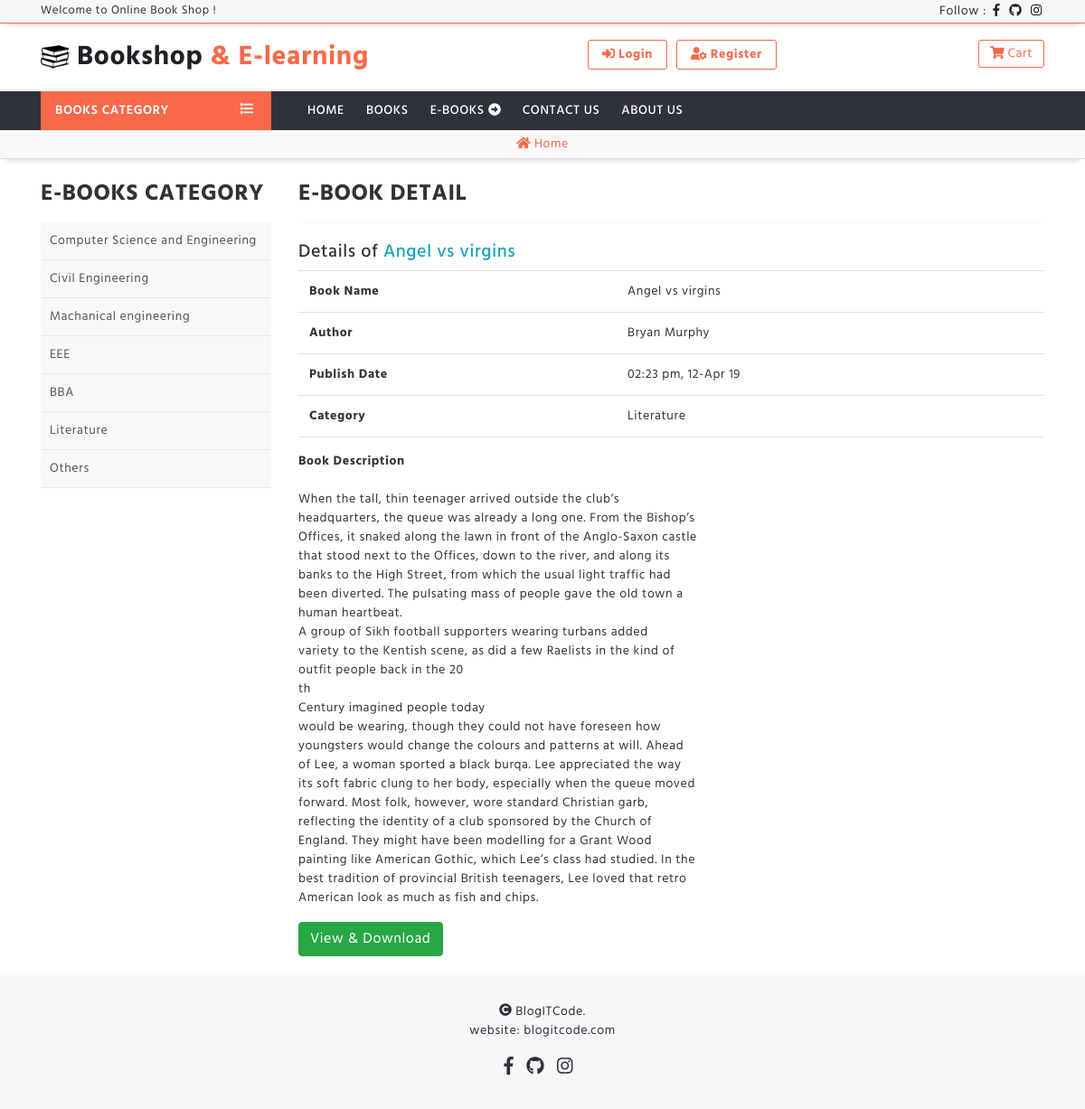
/users/ebook-view/2, run on the app's committed database.
### tables this page shows
CREATE TABLE `category` (
  `id` int NOT NULL,
  `category` varchar(100) NOT NULL,
  `description` text NOT NULL,
  `tag` varchar(100) NOT NULL
);

CREATE TABLE `ebooks` (
  `id` int NOT NULL,
  `ebook_name` varchar(200) NOT NULL,
  `description` text NOT NULL,
  `author` varchar(200) NOT NULL,
  `book_file` varchar(500) NOT NULL,
  `book_image` varchar(500) NOT NULL,
  `categoryId` int NOT NULL,
  `dateTime` timestamp NOT NULL DEFAULT CURRENT_TIMESTAMP
);

### application/controllers/users.php (called while the page is built, shortened)
<?php
class Users extends CI_Controller {
	public function __construct()
	{
		$this->load->library('cart');
	}
	public function ebook_view($id)
	{
		$this->load->model('admin_model');
		$view['category'] = $this->admin_model->get_category();
		$this->load->model('admin_model');
		$view['ebook_detail'] = $this->admin_model->get_ebook_detail($id);
		if($this->admin_model->get_ebook_detail($id))
		{
			$view['user_view'] = "users/ebook_detail";
			$this->load->view('layouts/user_layout', $view);
		}
		else
		{
			$view['user_view'] = "temp/404page";
			$this->load->view('layouts/user_layout', $view);
		}
	}
}

### index.php (called while the page is built, shortened)
<?php
require_once BASEPATH.'core/CodeIgniter.php';

### application/models/admin_model.php (called while the page is built, shortened)
<?php
class admin_model extends CI_Model
{
	public function get_category()
	{
		$query = $this->db->get('category');
		return $query->result();
	}
	public function get_ebook_detail($id)
	{
		$this->db->select('ebooks.*, category.category');
		$this->db->from('ebooks');
		$this->db->join('category', 'ebooks.categoryId = category.id');
		$this->db->where('ebooks.id', $id);
		$query = $this->db->get();
		return $query->row();
	}
}

### application/views/users/ebook_detail.php (the view)
<br>
<div class="row">
  <div class="col-lg-3">
    <div id="table-header">e-books category</div>
    <div class="ebooks-menu">
      <ul>
        <?php foreach($category as $ctg): ?>
        <?php print '<li><a href="'.base_url('users/all_ebooks').'/?ctg='.$ctg->id.'">'.$ctg->category.'</a></li>';?>
        <?php endforeach; ?>
      </ul>
    </div>
  </div>
  <div class="col-lg-9">
	<div class="row">
		<div class="col-lg-12">
			<div id="table-header">E-book Detail</div><br>
			<div><h5>Details of <span class="text-info"><?= strip_tags($ebook_detail->ebook_name) ?></span></h5></div>
			<table class="table">
				<tr>
					<th>Book Name</th>
					<td colspan="1"><?= strip_tags($ebook_detail->ebook_name) ?></td>
				</tr>
				<tr>
					<th>Author</th>
					<td colspan="1"><?= strip_tags($ebook_detail->author) ?></td>
				</tr>
				<tr>
					<th>Publish Date</th>
					<td colspan="1"><?= date('h:i a, d-M y', strtotime(strip_tags($ebook_detail->dateTime))) ?></td>
				</tr>
				<tr class="border-bottom">
					<th>Category</th>
					<td colspan="1"><?= strip_tags($ebook_detail->category) ?></td>
				</tr>
			</table>
			<div><b>Book Description</b></div><br>
			<p><?= nl2br(strip_tags($ebook_detail->description)) ?></p>
			<a href="<?= $ebook_detail->book_file ?>" target = "_blank" class = "btn btn-success">View & Download</a>
		</div>
	</div>
  </div>
</div>
<br>

### tool/css/style.css (style rules this page uses)
* { margin: 0; padding: 0; }
body { font-family: myfont; font-size: 14px; font-weight: 400; letter-spacing: .6px; color: #333; }
h1, h2, h3, h4, h5, h6 { color: #333; word-break: break-word; }
#form-header, #table-header { border-bottom: 1px solid #F6F7F8; font-size: 25px; padding-bottom: 10px; text-transform: uppercase; font-weight: 700; color: #30323A; }
.ebooks-menu { background: #F7F8FA; }
.ebooks-menu ul { padding: 0; margin: 0; }
.ebooks-menu ul li { list-style: none; }
.ebooks-menu ul li a { display: block; width: 100%; padding: 10px 10px; color: #555; border-bottom: 1px solid #E7E8EA; transition: .4s; }

### data on the page
category: category "Computer Science and Engineering"
category: category "Civil Engineering"
category: category "Machanical engineering"
category: category "EEE"
category: category "BBA"
category: category "Literature"
category: category "Others"
ebooks: ebook_name "Angel vs virgins", author "Bryan Murphy", dateTime "02:23 pm, 12-Apr 19", categoryId.category "Literature", description "When the tall, thin teenager arrived outside the club’s headquarters, the queue was already a long one. From the Bishop’s Offices, it snaked along the lawn in front of the Anglo-Saxon castle that stood next to the Offices, down to the river, and along its banks to the High Street, from which the usual light traffic had been diverted. The pulsating mass of people gave the old town a human heartbeat. A group of Sikh football supporters wearing turbans added variety to the Kentish scene, as did a few Raelists in the kind of outfit people back in the 20 th Century imagined people today would be wearing, though they could not have foreseen how youngsters would change the colours and patterns at…"
